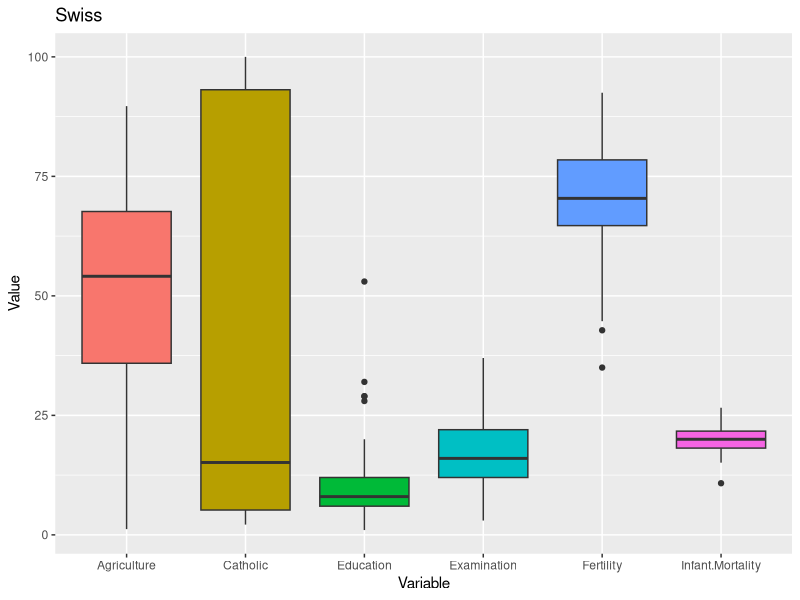
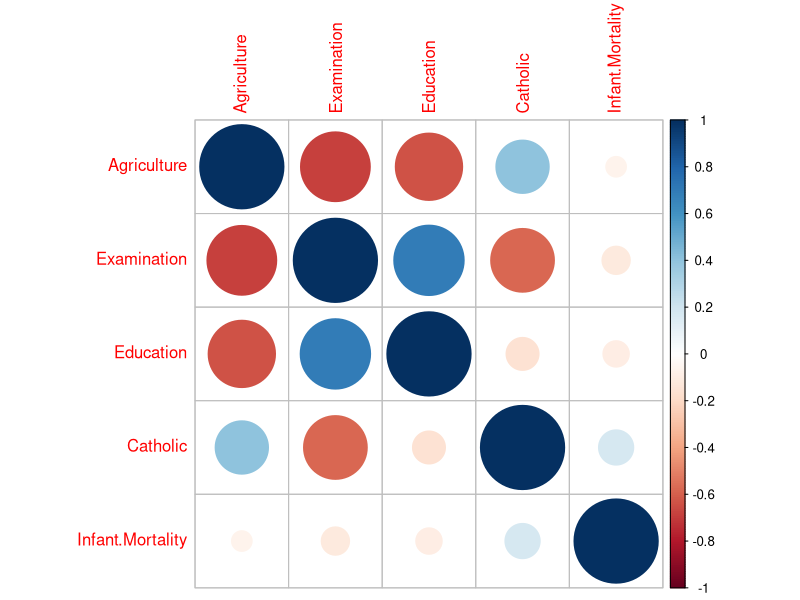
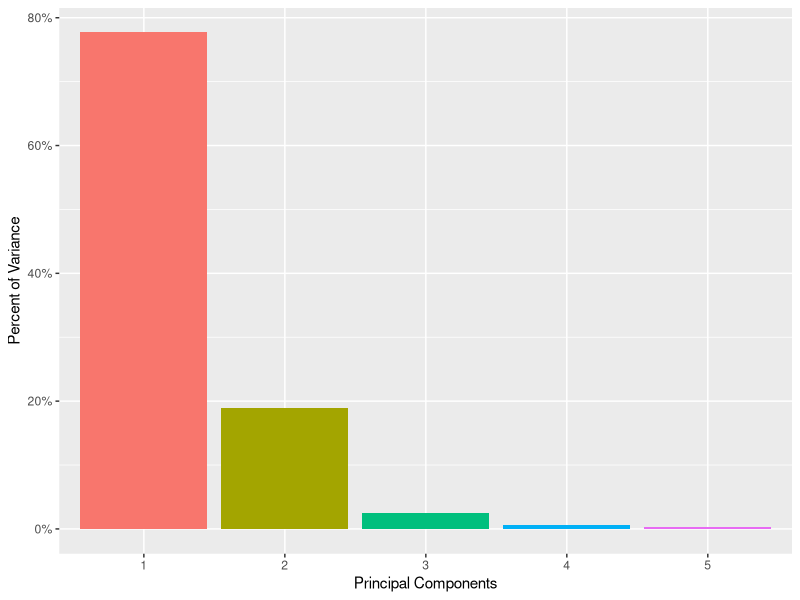
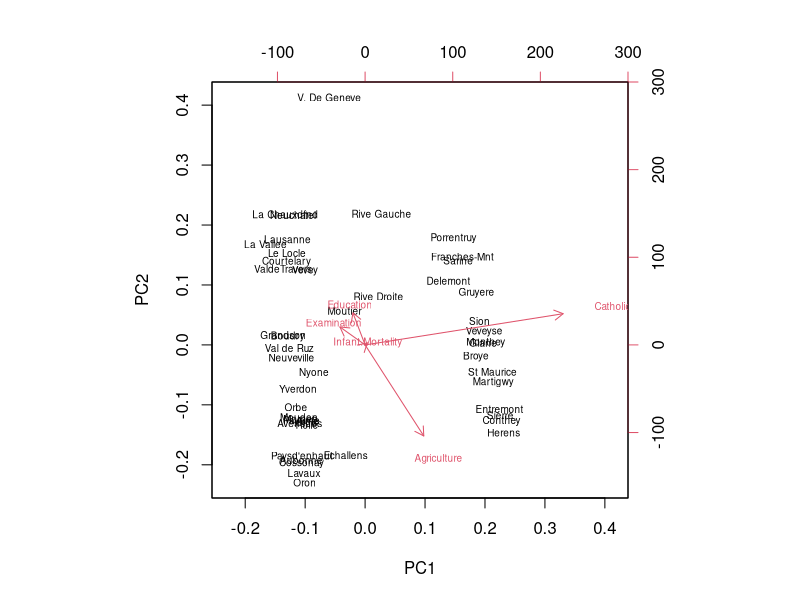

Source code (R) for these figures, in order:
#======================================================================
# Title: Regression Practice
# Author: Brady Chiu
# Date: August 12, 2016
#======================================================================
## @knitr notes

## @knitr setup
work_dir="/Users/bradychiu/Dropbox/R/regression_practice"
data_dir="data/"
deliverable_dir="deliverables/"
# setwd(work_dir)

package_loader<-function(package_names){
  for(i in package_names){
    if(!i %in% rownames(installed.packages())) install.packages(i, repos="http://cran.r-project.org")
    library(i, character.only=T)
  }
}
package_names<-c("car", "corrplot", "datasets", "data.table", "dplyr", "ggplot2", "knitr", "lubridate", "psych", "stringr", "tidyr")
package_loader(package_names)

## @knitr functions
get_data<-function(data_file_paths){
  bind_rows(lapply(data_file_paths, fread, na.strings="", stringsAsFactors=F)) %>%
    data.frame()
}

get_table<-function(df,dig=2){
  kable(df, align='r', digits=dig, format.args=list(big.mark=","))
}

## @knitr parameters

## @knitr data
data(swiss)

swiss %>%
  gather(variable, value, Fertility:Infant.Mortality) %>%
  ggplot(aes(x=variable, y=value, fill=variable))+
  geom_boxplot()+
  ggtitle("Swiss")+
  scale_x_discrete(name="Variable")+
  scale_y_continuous(name="Value")+
  theme(legend.position="none")

swiss %>%
  head() %>%
  get_table()

swiss %>%
  describe() %>%
  get_table()

## @knitr multicolinearity_corrplot


corrplot(cor(swiss %>%
               dplyr::select(-Fertility)))

## @knitr multicolinearity_pca

swiss.pca<-prcomp(swiss %>%
                    dplyr::select(-Fertility))
swiss.pca
summary(swiss.pca)

swiss.eig<-data.frame(eigenvalue=(swiss.pca$sdev)^2) %>%
  mutate(percent_variance=eigenvalue*100/sum(eigenvalue),
         cumulative_percent_variance=cumsum(percent_variance))
swiss.eig %>%
  get_table()

swiss.eig %>%
  ggplot(aes(x=row.names(.), y=percent_variance, fill=row.names(.)))+
  geom_bar(stat="identity")+
  scale_x_discrete("Principal Components")+
  scale_y_continuous("Percent of Variance",
                     breaks=seq(0,100,20),
                     labels=paste0(seq(0,100,20), "%"))+
  theme(legend.position="none")

biplot(swiss.pca, cex=0.6)

## @knitr multicolinearity_vif

swiss.fit<-glm(Fertility~., data=swiss)
summary(swiss.fit)
vif(swiss.fit)

## @knitr linear_model

swiss.fit<-glm(Fertility~., data=swiss)
summary(swiss.fit)


swiss.fit1<-glm(Fertility~Agriculture, data=swiss)
swiss.fit2<-update(swiss.fit1, .~.+Examination)
swiss.fit3<-update(swiss.fit2, .~.+Education)
swiss.fit4<-update(swiss.fit3, .~.+Catholic)
swiss.fit5<-update(swiss.fit4, .~.+Infant.Mortality)

anova(swiss.fit1, swiss.fit2, swiss.fit3, swiss.fit4, swiss.fit5, test="F")

## sequential table
fit <- lm(sr ~ ., data = LifeCycleSavings)
anova(fit)

## same effect via separate models
fit0 <- lm(sr ~ 1, data = LifeCycleSavings)
fit1 <- update(fit0, . ~ . + pop15)
fit2 <- update(fit1, . ~ . + pop75)
fit3 <- update(fit2, . ~ . + dpi)
fit4 <- update(fit3, . ~ . + ddpi)
anova(fit0, fit1, fit2, fit3, fit4, test = "F")


